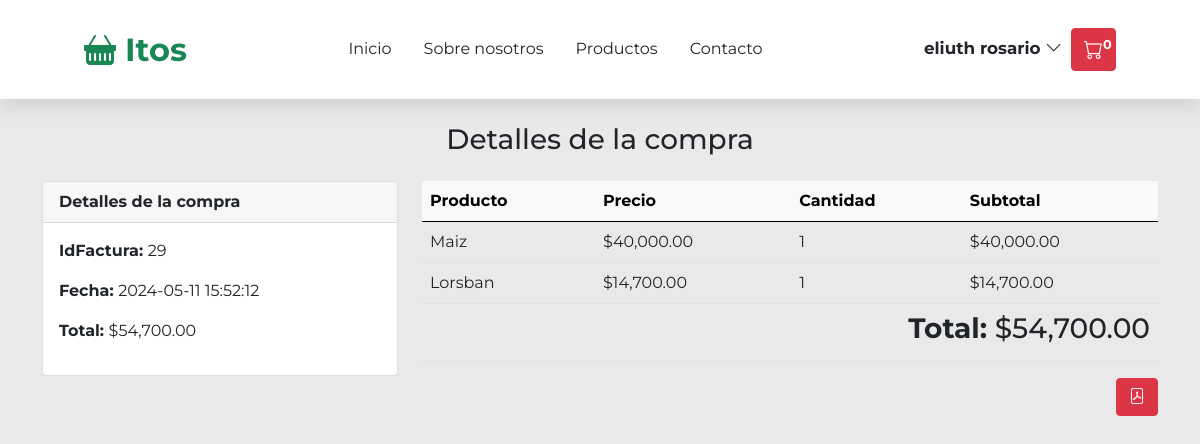
Page /view/cliente/detallesCompra.php?idFactura=29 (signed in) on the committed database.
### tables this page shows
CREATE TABLE `factura` (
  `idFactura` int(10) NOT NULL,
  `idTransaccion` varchar(100) DEFAULT NULL,
  `fecha` datetime DEFAULT NULL,
  `estado` varchar(10) NOT NULL,
  `total` double DEFAULT NULL,
  `email` varchar(30) DEFAULT NULL,
  `idCliente` int(10) DEFAULT NULL
);

CREATE TABLE `detalles_factura` (
  `idFactura` int(10) DEFAULT NULL,
  `idProducto` int(10) DEFAULT NULL,
  `nombre` varchar(20) NOT NULL,
  `precio` int(20) DEFAULT NULL,
  `cantidad` int(5) DEFAULT NULL,
  `subtotal` double NOT NULL
);

### model/config.php (called while the page is built, shortened)
<?php
$numCart = 0;
?>

### view/cliente/detallesCompra.php (the view, shortened to what this page needs)
<?php
require '../../conexion.php';
require '../../model/config.php';
$idFactura = isset($_GET['idFactura']) ? $_GET['idFactura'] : null;
$sqlFactura = $con->prepare("SELECT f.idFactura, f.fecha, f.total FROM factura f WHERE f.idFactura=? LIMIT 1");
$sqlFactura->execute([$idFactura]);
$result = $sqlFactura->get_result();
$factura = $result->fetch_assoc();
$sqlDetalles = $con->prepare("SELECT d.nombre, d.precio, d.cantidad, d.subtotal FROM detalles_factura d WHERE d.idFactura=?");
$sqlDetalles->execute([$idFactura]);
$res = $sqlDetalles->get_result();
?>
<!DOCTYPE html>
<html lang="es">
<head>
  <link rel="stylesheet" href="../../assets/css/bootstrap.min.css">
  <link rel="stylesheet" href="https://cdn.jsdelivr.net/npm/bootstrap-icons@1.10.2/font/bootstrap-icons.css">
  <link rel="stylesheet" href="../../assets/css/styles.css">
</head>
<body>
  <header class="header">
    <a href="../../index.php" class="logo">
      <i class="bi bi-basket-fill"></i> Itos
    </a>
    <nav class="nav-bar">
      <a href="../../index.php" class="link">Inicio</a>
      <a href="../../index.php#about" class="link">Sobre nosotros</a>
      <a href="./productos.php" class="link">Productos</a>
      <a href="#" class="link" data-bs-toggle="modal" data-bs-target="#modalContacto">Contacto</a>
    </nav>
    <div class="icons">
      <?php if (isset($_SESSION['idUsuario'])) { ?>
        <a href="#" class="me-1" id="btn-user" role="button" data-bs-toggle="dropdown" aria-expanded="false">
          <small class="text-dark">
            <?= $_SESSION['nombres'] .' '. $_SESSION['apellidos']; ?>
            <i class="bi bi-chevron-down"></i>
          </small>
        </a>
      <?php } else { ?>
        <a href="./view/cliente/login.php" class="btn btn-primary text-sm-center" id="btn-user">
          <i class="bi bi-person"></i>
        </a>
      <?php } ?>
      <a href="./carrito.php" class="btn btn-danger" id="btn-car">
        <i class="bi bi-cart"></i>
        <span class="num-cart mt-0" id="num-cart">
          <?php echo $numCart; ?>
        </span>
      </a>
    </div>
  </header>
  <div class="container mt-4 ">
    <h3 class="text-center">Detalles de la compra</h3>
    <div class="row mt-4">
      <div class="col-12 col-md-4">
        <div class="card mb-3">
          <div class="card-header">
            <strong>Detalles de la compra</strong>
          </div>
          <div class="card-body">
            <p><strong>IdFactura: </strong><?= $factura['idFactura']; ?></p>
            <p><strong>Fecha: </strong><?= $factura['fecha']; ?></p>
            <p><strong>Total: </strong><?= MONEDA . number_format($factura['total'], 2, '.', ','); ?></p>
          </div>
        </div>
      </div>
      <div class="col-12 col-md-8">
        <div class="table-responsive">
          <table class="table">
            <thead class=" table-light">
              <tr>
                <th>Producto</th>
                <th>Precio</th>
                <th>Cantidad</th>
                <th>Subtotal</th>
              </tr>
            </thead>
            <tbody>
              <?php while ($detalle = $res->fetch_assoc()) { ?>
              <tr>
                <td><?= $detalle['nombre']; ?></td>
                <td><?= MONEDA . number_format($detalle['precio'], 2, '.', ','); ?></td>
                <td><?= $detalle['cantidad']; ?></td>
                <td><?= MONEDA . number_format($detalle['subtotal'], 2, '.', ','); ?></td>
              </tr>
              <?php } ?>
              <tr>
                <td colspan="4">
                  <p class="h3 text-end"><strong>Total:</strong> <?= MONEDA . number_format($factura['total'], 2, '.', ','); ?></p>
                </td>
              </tr>
            </tbody>
          </table>
          <div class="d-flex justify-content-end">
            <a href="../../fpdf/detallesCompra.php?idFactura=<?= $idFactura; ?>" class="btn btn-danger" target="_blank">
                <i class="bi bi-file-pdf"></i>
            </a>
          </div>
        </div>
      </div>
    </div>
  </div>
</body>
</html>

### assets/css/styles.css (style rules this page uses)
:root { --bs-blue: #0d6efd; --bs-indigo: #6610f2; --bs-purple: #6f42c1; --bs-red: #dc3545; --bs-green: #198754; --bs-teal: #93d8c3; --bs-white: #fff; --bs-gray: #6c757d; --bs-gray-dark: #343a40; --bs-primary: #0d6efd; --bs-secondary: #6c757d; --bs-success: #198754; --bs-danger: #dc3545; --bs-light: #e9e9e9; --bs-dark: #212529; --bs-orange: #fd7e14; --box-shadow: 0 0.5rem 1rem rgba(0, 0, 0, 0.1); --border: 1rem solid rgba(0, 0, 0, 0.1); }
* { margin: 0; padding: 0; box-sizing: border-box; font-family: "Montserrat", sans-serif; transition: all 0.2s linear; }
body { background-color: var(--bs-light); scroll-behavior: smooth; }
a, li, ul { list-style: none; text-decoration: none; }
.header { position: relative; top: 0; left: 0; right: 0; z-index: 1000; display: flex; align-items: center; justify-content: space-between; padding: 1.6rem 7%; background-color: var(--bs-white); box-shadow: var(--box-shadow); cursor: pointer; user-select: none; }
.header .logo { font-size: 2rem; font-weight: bolder; color: var(--bs-green); }
.header .logo i { color: var(--bs-green); }
.header .nav-bar { display: flex; justify-content: center; align-items: center; }
.header .nav-bar .link { font-size: 1rem; margin: 0 1rem; padding: 5px 0; border-bottom: 2px solid transparent; color: var(--bs-dark); }
.header .icons a { font-size: 1.2rem; font-weight: bold; }
.header .icons a #num-cart { font-size: 0.8rem !important; }
.num-cart { position: absolute; font-size: 0.5rem; border-radius: 50%; }

### rows in the picture
factura: idFactura "29", fecha "2024-05-11 15:52:12", total "54,700.00"
detalles_factura: nombre "Maiz", precio "40,000.00", cantidad "1", subtotal "40,000.00"
detalles_factura: nombre "Lorsban", precio "14,700.00", cantidad "1", subtotal "14,700.00"

### other values in the picture
$_SESSION['nombres'] "eliuth"
$_SESSION['apellidos'] "rosario"
$numCart "0"
MONEDA "$"
